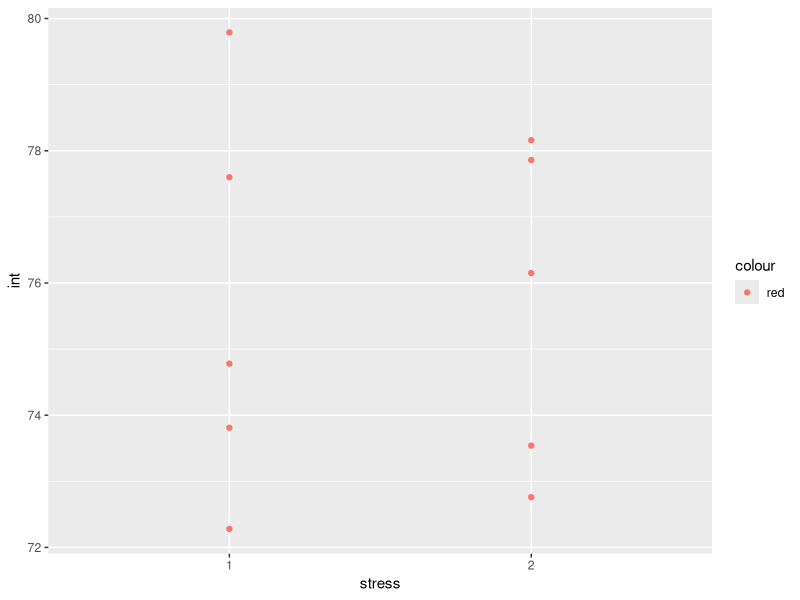
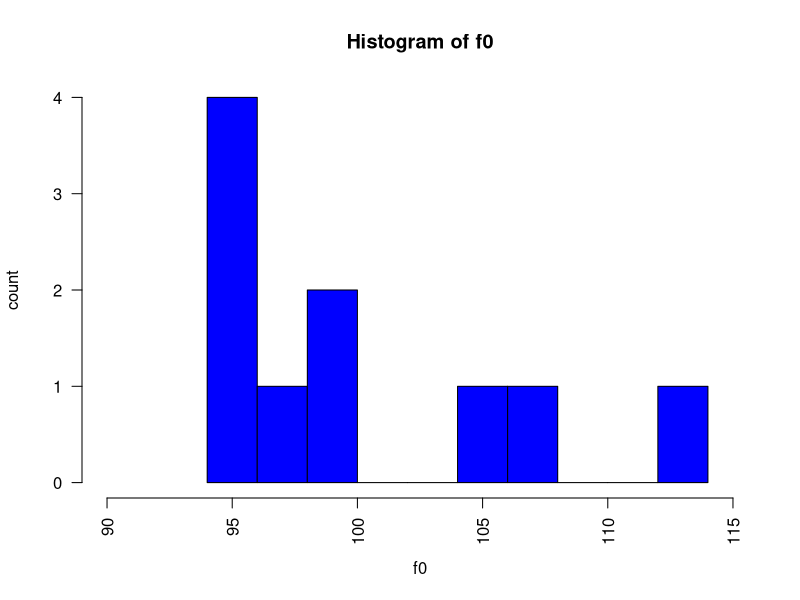
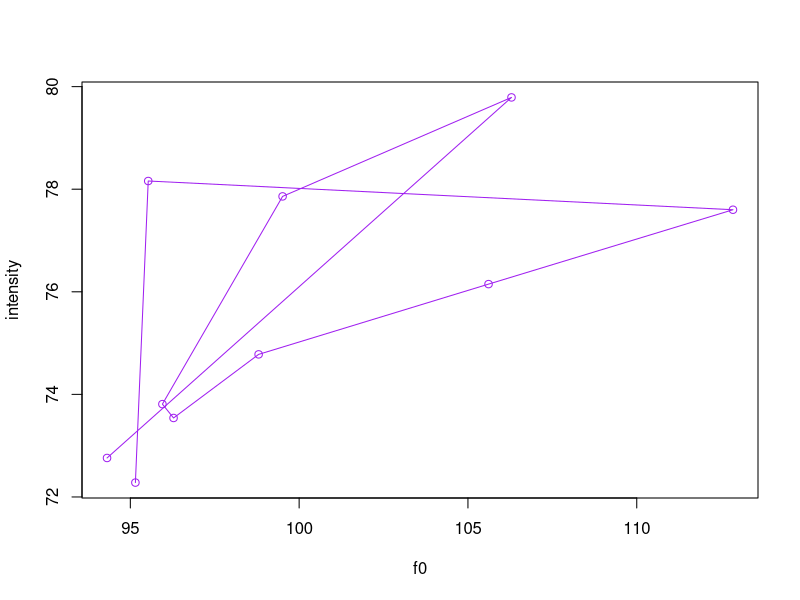

These figures' R source, in order:
## ---- chunk 1
library(tidyverse)
## ---- chunk 2
read_csv("data/data.csv")
## ---- chunk 3
my_data <- read_csv("data/data.csv")
## ---- chunk 4
mean(my_data$durationV)
## ---- chunk 5
mean(my_data$f0)
## ---- chunk 6
mean(my_data$int)
## ---- chunk 7
separate(data = my_data, col = info, into = c("word", "stress"), sep = "_")
## ---- chunk 8
my_new_data <- separate(data = my_data, col = info, into = c("word", "stress"), sep = "_")
## ---- chunk 9
my_new_data %>%
  group_by(stress) %>%
  summarize(mean_durationV = mean(durationV))
## ---- chunk 10
my_new_data %>%
  group_by(stress) %>%
  summarize(mean_f0 = mean(f0))
## ---- chunk 11

my_new_data %>%
  group_by(stress) %>%
  summarize(mean_int = mean(int))
## ---- chunk 12
my_new_data %>%
  ggplot(., aes(x = stress, y = int, col = "red"))+
  geom_point()
## ---- chunk 13
hist(my_new_data$f0, 
     main="Histogram of f0", 
     xlab="f0", 
     ylab = "count",
     border="black", 
     col="blue",
     xlim=c(90,115),
     las=2, 
     breaks=10)
## ---- chunk 14
plot(x = my_new_data$f0 , y = my_new_data$int, type = 'o', xlab = "f0", ylab = "intensity", col = "purple")
